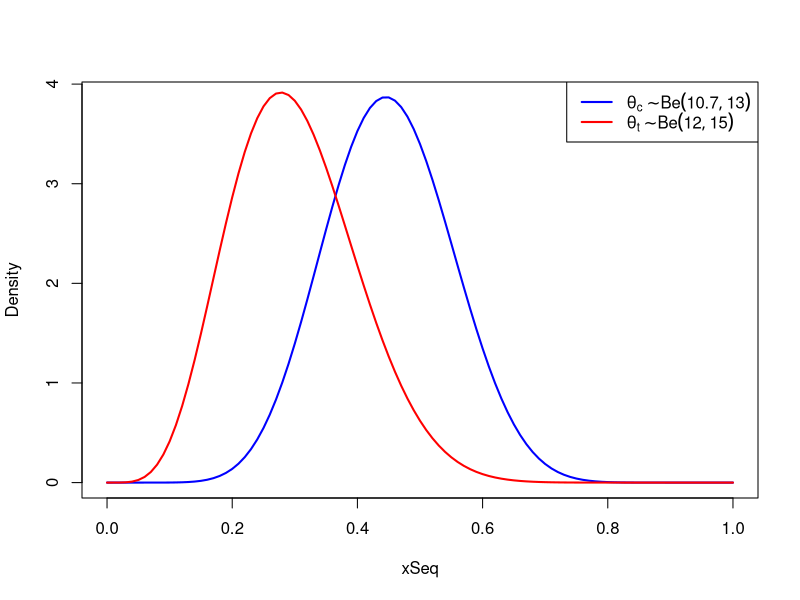
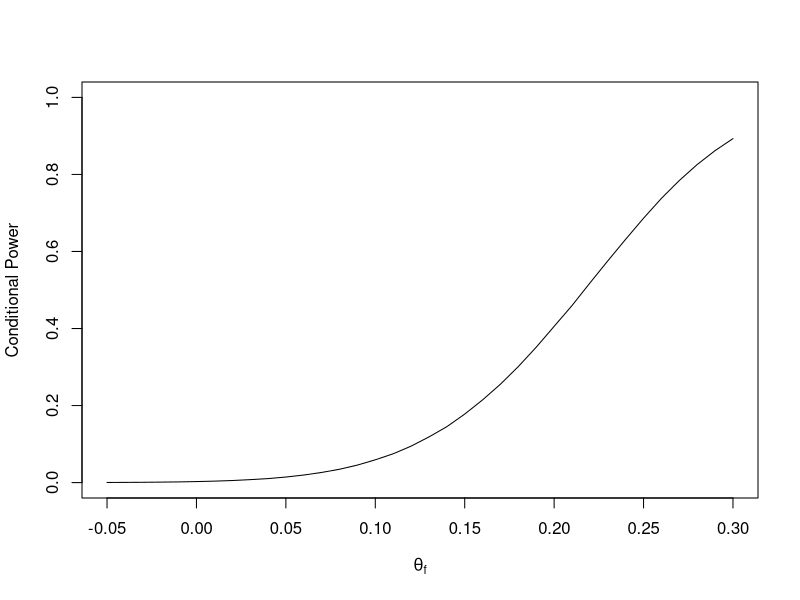
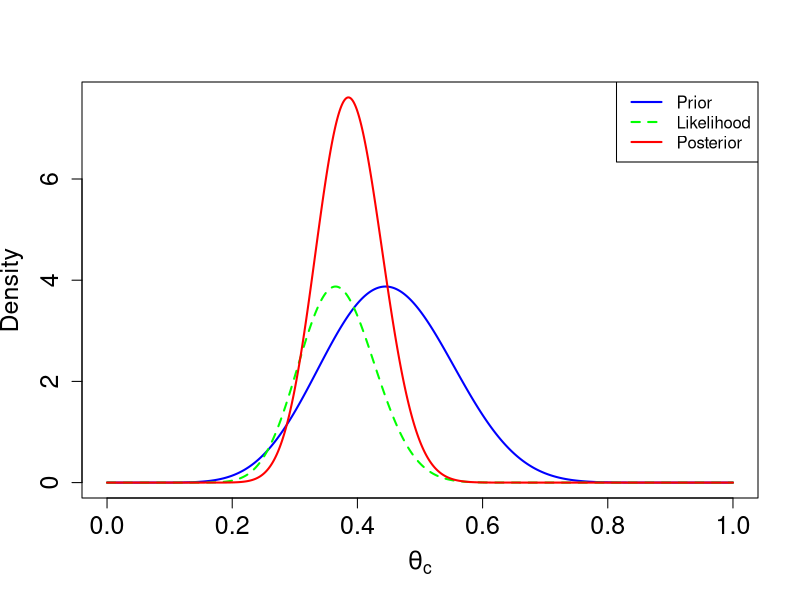
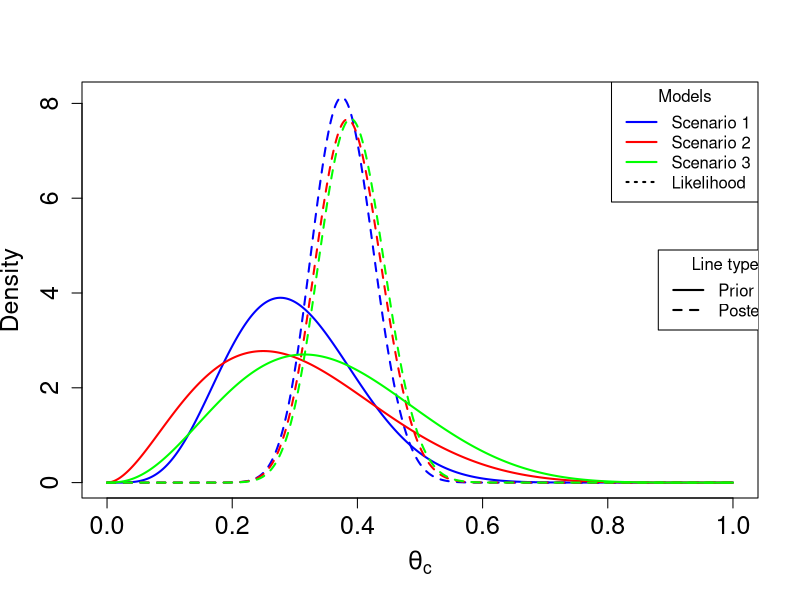

The R source for these figures, in order: (Note: this script raises an error after producing the figures.)

######################################
#Calculate the conditional power
######################################

# Interim data
n_t_interim <- 78
n_c_interim <- 63
events_t_interim <- 31
events_c_interim <- 23

# Remaining patients
n_t_total <- 162
n_c_total <- 162
n_t_remaining <- n_t_total - n_t_interim  
n_c_remaining <- n_c_total - n_c_interim  

# Observed event rates
p_t_obs <- events_t_interim / n_t_interim  
p_c_obs <- events_c_interim / n_c_interim  

# Simulation settings
n_sim <- 1000000
alpha <- 0.025

CP_Func <- function(control_event_rate, treatment_event_rate){
  
  
  # Simulate future outcomes
  treatment_sim <- rbinom(n_sim, n_t_remaining, treatment_event_rate)
  control_sim <- rbinom(n_sim, n_c_remaining, control_event_rate)
  
  # Total events
  treatment_total <- treatment_sim + events_t_interim
  control_total <- control_sim + events_c_interim
  
  # Final sample sizes
  n_t_final <- n_t_interim + n_t_remaining
  n_c_final <- n_c_interim + n_c_remaining
  
  # Proportions
  p_t_final <- treatment_total / n_t_final
  p_c_final <- control_total / n_c_final
  
  p_pool <- (control_total + treatment_total) / (2 * n_t_total)
  se <- sqrt(2 * p_pool * (1 - p_pool) / n_t_total)
  
  
  # Z-statistics
  z <- (p_c_final - p_t_final)  / se
  
  conditional_power <- mean(z>qnorm(1 - 0.025))
  
  conditional_power
  # Output
  #cat("Conditional Power (simulated):", round(conditional_power * 100, 4), "%\n")
}


theta_f <- seq(-5, 30, by=1)/100
CP_Vec <- rep(NA, length(theta_f))

for (i in 1:length(CP_Vec)){
  CP_Vec[i] <- CP_Func(0.45, 0.45 - theta_f[i])
}

png("CP_Moxo.png", units="in", width=10, height=6, res=700)
plot(theta_f, CP_Vec, type = "l", 
     xlab = expression(theta[f]), 
     ylab= "Conditional Power", ylim = c(0,1))
dev.off()

xSeq <- seq(0, 1, by=0.01)
plot(xSeq, dbeta(xSeq, 10.6875, 10.6875*11/9), type = "l", ylab = "Density", col = "blue", lwd = 2)
lines(xSeq, dbeta(xSeq, 6, 14), col = "red", lwd = 2)
legend("topright", legend = c(expression(theta[c] %~% Be(10.7, 13)),
                              expression(theta[t] %~% Be(12, 15))), col = c("blue", "red"), lty = 1, lwd = 2)


######################################
#Do conjugate updating for theta_c
######################################

# Parameters
alpha_prior <- 10.7
beta_prior  <- 13.1

x <- 23
n <- 63

# Posterior parameters
alpha_post <- alpha_prior + x
beta_post  <- beta_prior + n - x

# Sequence of theta values
theta <- seq(0, 1, length.out = 1000)

# Prior density
prior <- dbeta(theta, alpha_prior, beta_prior)

# Likelihood (Binomial likelihood scaled for plotting)
likelihood <- dbinom(x, n, theta)
likelihood <- likelihood / max(likelihood) * max(prior)  # scale to match prior for visualization

# Posterior density
posterior <- dbeta(theta, alpha_post, beta_post)

png("Theta_c_Dens.png", units="in", width=10, height=6, res=700)

# Plot
plot(theta, prior, type="l", lwd=2, col="blue", ylim=c(0, max(prior, posterior)),
     ylab="Density", xlab=expression(theta[c]), cex.axis=1.5, cex.lab=1.5, cex.main=2)

lines(theta, likelihood, lwd=2, col="green", lty=2)
lines(theta, posterior, lwd=2, col="red")

legend("topright", legend=c("Prior", "Likelihood", "Posterior"),
       col=c("blue","green","red"), lwd=2, lty=c(1,2,1))


dev.off()


######################################
#Do conjugate updating for theta_t
######################################

# Parameters
alpha_prior_scen1<- 5.93
beta_prior_scen1  <- 13.87

alpha_prior_scen2 <- 2.95
beta_prior_scen2  <- 6.86

alpha_prior_scen3 <- 3.68
beta_prior_scen3  <- 6.83


x <- 31
n <- 78

# Posterior parameters
alpha_post_scen1 <- alpha_prior_scen1 + x
beta_post_scen1  <- beta_prior_scen1 + n - x

alpha_post_scen2 <- alpha_prior_scen2 + x
beta_post_scen2 <- beta_prior_scen2 + n - x

alpha_post_scen3 <- alpha_prior_scen3 + x
beta_post_scen3  <- beta_prior_scen3 + n - x

# Sequence of theta values
theta <- seq(0, 1, length.out = 1000)

# Prior density
prior_scen1 <- dbeta(theta, alpha_prior_scen1, beta_prior_scen1)
prior_scen2 <- dbeta(theta, alpha_prior_scen2, beta_prior_scen2)
prior_scen3 <- dbeta(theta, alpha_prior_scen3, beta_prior_scen3)



# Likelihood (Binomial likelihood scaled for plotting)
likelihood <- dbinom(x, n, theta)
likelihood <- likelihood / max(likelihood) * max(prior)  # scale to match prior for visualization

# Posterior density
posterior_scen1 <- dbeta(theta, alpha_post_scen1, beta_post_scen1)
posterior_scen2 <- dbeta(theta, alpha_post_scen2, beta_post_scen2)
posterior_scen3 <- dbeta(theta, alpha_post_scen3, beta_post_scen3)


png("Theta_t_Dens.png", units="in", width=10, height=6, res=700)

# Plot
plot(theta, prior_scen1, type="l", lwd=2, col="blue", ylim=c(0, max(prior_scen1, posterior_scen1)),
     ylab="Density", xlab=expression(theta[c]), cex.axis=1.5, cex.lab=1.5, cex.main=2)

lines(theta, posterior_scen1, lwd=2, col="blue", lty = 2)


lines(theta, prior_scen2, lwd=2, col="red", lty = 1)
lines(theta, posterior_scen2, lwd=2, col="red", lty = 2)

lines(theta, prior_scen3, lwd=2, col="green", lty = 1)
lines(theta, posterior_scen3, lwd=2, col="green", lty = 2)


legend("topright",
       legend=c("Scenario 1", "Scenario 2", "Scenario 3", "Likelihood"),
       col=c("blue", "red", "green", "black"),
       lwd=2,
       lty=c(1,1,1,3),
       title="Models",
       cex=1)

legend("right",
       legend=c("Prior", "Posterior"),
       col="black",
       lwd=2,
       lty=c(1,2),
       title="Line type",
       cex=1,
       inset=c(-0.05,0))   # pushes to the side



dev.off()


######################################
#Calculate the predictive power
######################################


alpha_C_prior <- 10.7
beta_C_prior <- 13.1


mu_d_prior <- 0.15
sigma_d_prior <- 1000 

N_C_interim <- 63 # Number of patients in control group at interim
Y_C_interim <- 23  # Number of events in control group at interim (e.g., 6/50 = 12%)

N_T_interim <- 78 # Number of patients in treatment group at interim
Y_T_interim <- 31  # Number of events in treatment group at interim (e.g., 3/50 = 6%)


# --- 3. Prepare data for Stan ---
stan_data <- list(
  N_C = N_C_interim,
  Y_C = Y_C_interim,
  N_T = N_T_interim,
  Y_T = Y_T_interim,
  alpha_C_prior = alpha_C_prior,
  beta_C_prior = beta_C_prior,
  mu_d_prior = mu_d_prior,
  sigma_d_prior = sigma_d_prior
)


stan_model <- stan_model("Thesis/Chapter 5/stan_model_binary_outcome.stan")


fit <- sampling(stan_model,
                data = stan_data,
                chains = 4,      # Number of MCMC chains
                iter = 2000,     # Total iterations per chain (includes warmup)
                warmup = 1000,   # Warmup iterations per chain
                thin = 1,        # Thinning rate (1 means no thinning)
                seed = 1234      # For reproducibility
)



print(fit, pars = c("p_C", "d"),
      probs = c(0.025, 0.5, 0.975)) # 2.5%, 50% (median), 97.5% quantiles for 95% CI


mcmc_dens(fit, pars = c("p_C", "d"),
          prob_outer = 0.95) + # Show 95% credible interval
  vline_at(0, linetype = 2, color = "red") # Add a vertical line at d=0 for the difference


# Extract posterior samples
posterior_samples <- as.data.frame(fit)
